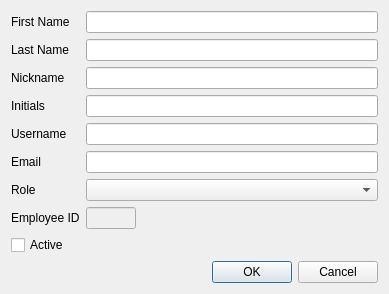
<?xml version="1.0" encoding="UTF-8"?>
<ui version="4.0">
 <class>Dialog</class>
 <widget class="QDialog" name="Dialog">
  <property name="geometry">
   <rect>
    <x>0</x>
    <y>0</y>
    <width>389</width>
    <height>284</height>
   </rect>
  </property>
  <property name="sizePolicy">
   <sizepolicy hsizetype="Fixed" vsizetype="Fixed">
    <horstretch>0</horstretch>
    <verstretch>0</verstretch>
   </sizepolicy>
  </property>
  <property name="windowTitle">
   <string>Change Name Dialog</string>
  </property>
  <layout class="QFormLayout" name="formLayout">
   <item row="0" column="0">
    <widget class="QLabel" name="label">
     <property name="text">
      <string>First Name</string>
     </property>
    </widget>
   </item>
   <item row="0" column="1">
    <widget class="QLineEdit" name="first_name"/>
   </item>
   <item row="2" column="0">
    <widget class="QLabel" name="label_2">
     <property name="text">
      <string>Last Name</string>
     </property>
    </widget>
   </item>
   <item row="4" column="0">
    <widget class="QLabel" name="label_3">
     <property name="text">
      <string>Initials</string>
     </property>
    </widget>
   </item>
   <item row="4" column="1">
    <widget class="QLineEdit" name="initials"/>
   </item>
   <item row="5" column="0">
    <widget class="QLabel" name="label_4">
     <property name="text">
      <string>Username</string>
     </property>
    </widget>
   </item>
   <item row="5" column="1">
    <widget class="QLineEdit" name="username"/>
   </item>
   <item row="9" column="0">
    <widget class="QLabel" name="label_6">
     <property name="text">
      <string>Employee ID</string>
     </property>
    </widget>
   </item>
   <item row="9" column="1">
    <widget class="QLineEdit" name="employee_id">
     <property name="enabled">
      <bool>false</bool>
     </property>
     <property name="sizePolicy">
      <sizepolicy hsizetype="Maximum" vsizetype="Fixed">
       <horstretch>0</horstretch>
       <verstretch>0</verstretch>
      </sizepolicy>
     </property>
     <property name="maximumSize">
      <size>
       <width>50</width>
       <height>16777215</height>
      </size>
     </property>
    </widget>
   </item>
   <item row="10" column="0">
    <widget class="QCheckBox" name="active">
     <property name="text">
      <string>Active</string>
     </property>
    </widget>
   </item>
   <item row="11" column="0" colspan="2">
    <widget class="QDialogButtonBox" name="buttonBox">
     <property name="orientation">
      <enum>Qt::Horizontal</enum>
     </property>
     <property name="standardButtons">
      <set>QDialogButtonBox::Cancel|QDialogButtonBox::Ok</set>
     </property>
    </widget>
   </item>
   <item row="6" column="0">
    <widget class="QLabel" name="label_7">
     <property name="text">
      <string>Email</string>
     </property>
    </widget>
   </item>
   <item row="6" column="1">
    <widget class="QLineEdit" name="email"/>
   </item>
   <item row="8" column="1">
    <widget class="QComboBox" name="role_dropdown"/>
   </item>
   <item row="8" column="0">
    <widget class="QLabel" name="label_8">
     <property name="text">
      <string>Role</string>
     </property>
    </widget>
   </item>
   <item row="3" column="1">
    <widget class="QLineEdit" name="nickname"/>
   </item>
   <item row="3" column="0">
    <widget class="QLabel" name="label_5">
     <property name="text">
      <string>Nickname</string>
     </property>
    </widget>
   </item>
   <item row="2" column="1">
    <widget class="QLineEdit" name="last_name"/>
   </item>
  </layout>
 </widget>
 <resources/>
 <connections>
  <connection>
   <sender>buttonBox</sender>
   <signal>accepted()</signal>
   <receiver>Dialog</receiver>
   <slot>accept()</slot>
   <hints>
    <hint type="sourcelabel">
     <x>257</x>
     <y>210</y>
    </hint>
    <hint type="destinationlabel">
     <x>157</x>
     <y>231</y>
    </hint>
   </hints>
  </connection>
  <connection>
   <sender>buttonBox</sender>
   <signal>rejected()</signal>
   <receiver>Dialog</receiver>
   <slot>reject()</slot>
   <hints>
    <hint type="sourcelabel">
     <x>325</x>
     <y>210</y>
    </hint>
    <hint type="destinationlabel">
     <x>286</x>
     <y>231</y>
    </hint>
   </hints>
  </connection>
 </connections>
</ui>
